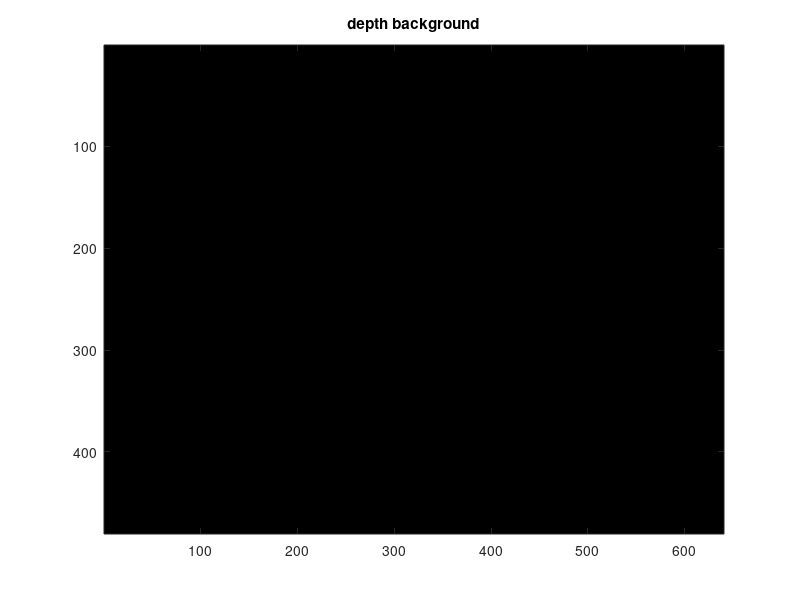
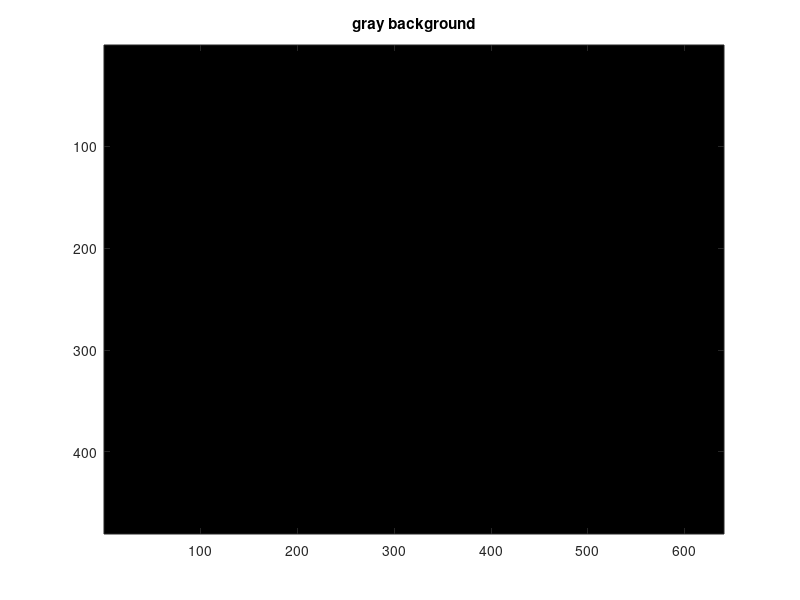

Source code (MATLAB) for these figures, in order:
%% Opening files/initialization of matrices
cd um;
images_jpg=dir('*.jpg');
images_mat=dir('*.mat');

images_gray=zeros(480,640,3,length(images_jpg));
images_depth=zeros(480,640,length(images_jpg));

for i=1:length(images_jpg),
    images_gray(:,:,:,i)=(imread(images_jpg(i).name));
    load(images_mat(i).name);
    images_depth(:,:,i)=double(depth_array)/1000;
    figure(1)
    imshow(uint8(images_gray(:,:,:,i)));
    title("Gray");
    figure(2);
    imagesc(images_depth(:,:,i));
    title("Depth");
    %pause(.2);
end


%% Computing the background for the depth and RGB image sequences given
background_depth=median(images_depth,3);
figure(5);
imagesc(background_depth);
title("depth background");
background_gray=median(images_gray,4);
figure(6);
imagesc(uint8(background_gray));
title("gray background")
figure(1);
subplot(211);imagesc(background_depth);
subplot(212);imshow(uint8(background_gray));

%xyz1=get_xyz_asus(background_depth(:),[480 640],(1:640*480)', Depth_cam.K,1,0);
%rgbd1 = get_rgbd(xyz1, im1, R_d_to_rgb, T_d_to_rgb, RGB_cam.K);

%% Performing background subtraction for depth (we should try with gray too)
figure(1);clf;
figure(2);clf;

for i=1:length(images_jpg),
    % subtracting the background from the current image to get the
    % difference
    depth_subtracted=abs(images_depth(:,:,i)-background_depth)>.20;
    
    % creating a morphologically filtered version of each subtracted image
    % to reduce noise. 'strel' creates a disk. we filter inside that disk
    image_morphed=imopen(depth_subtracted,strel('disk',5));
    figure(1);
    imagesc([depth_subtracted image_morphed]);
    title('Difference image and morph filtered');
    colormap(gray);
    
    
    figure(2);
    imagesc([images_depth(:,:,i) background_depth]);
    title('Depth image i and background image');
    
    
    figure(3);
    imagesc(bwlabel(image_morphed));
    title('Connected components');
    
    
    %pause(.2);
end
